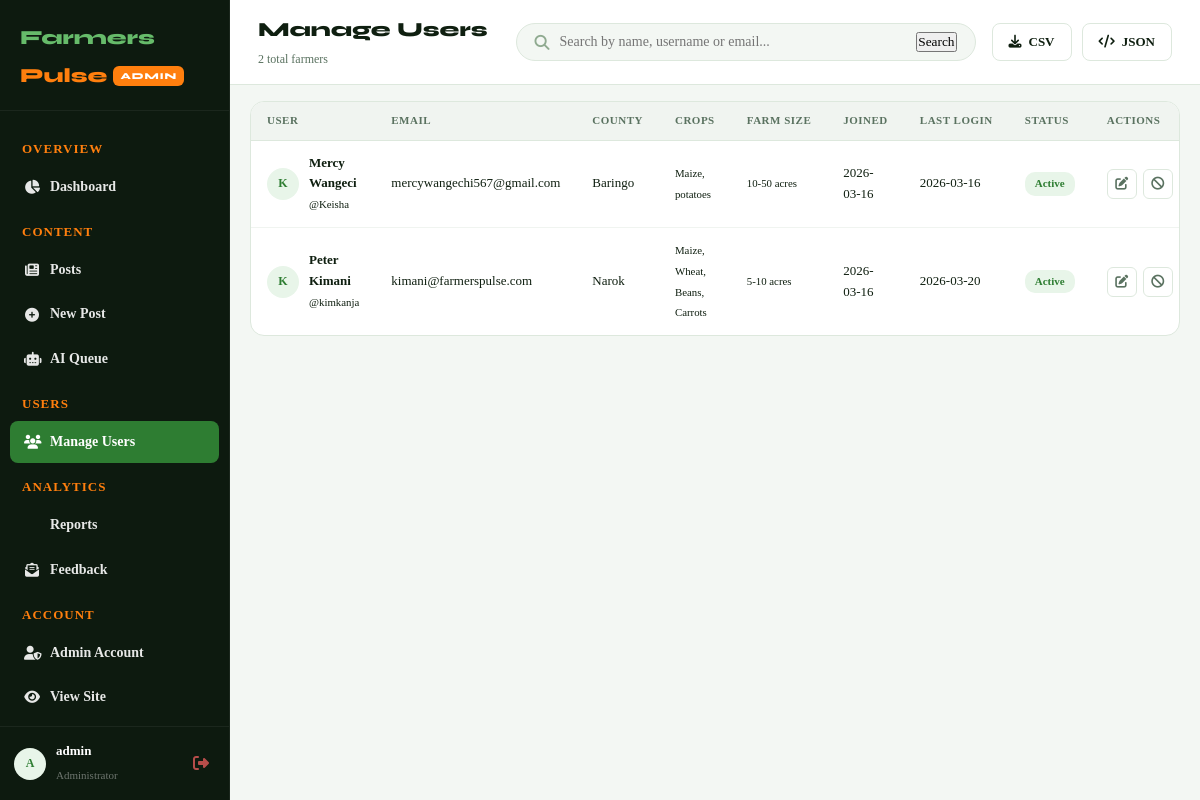
Page /admin/users (signed in) on the committed database.
### tables this page shows
CREATE TABLE users (
        id INTEGER PRIMARY KEY AUTOINCREMENT,
        username TEXT UNIQUE NOT NULL,
        email TEXT UNIQUE NOT NULL,
        password TEXT NOT NULL,
        role TEXT DEFAULT 'farmer',
        full_name TEXT DEFAULT '',
        phone TEXT DEFAULT '',
        county TEXT DEFAULT '',
        crop_types TEXT DEFAULT '',
        farm_size TEXT DEFAULT '',
        bio TEXT DEFAULT '',
        profile_pic TEXT DEFAULT '',
        is_active INTEGER DEFAULT 1,
        is_banned INTEGER DEFAULT 0,
        ban_reason TEXT DEFAULT '',
        created_at TEXT DEFAULT (datetime('now')),
        last_login TEXT
    );

### app.py (the view)
@app.route("/admin/users")
@login_required
@admin_required
def admin_users():
    page=request.args.get("page",1,type=int); search=request.args.get("search",""); per_page=15; offset=(page-1)*per_page
    conn=get_db(); where="role='farmer'"; params=[]
    if search: where+=" AND (username LIKE ? OR email LIKE ? OR full_name LIKE ?)"; params.extend([f"%{search}%"]*3)
    total=conn.execute(f"SELECT COUNT(*) FROM users WHERE {where}",params).fetchone()[0]
    users=conn.execute(f"SELECT * FROM users WHERE {where} ORDER BY created_at DESC LIMIT ? OFFSET ?",params+[per_page,offset]).fetchall()
    conn.close(); total_pages=(total+per_page-1)//per_page
    return render_template("admin_users.html",users=users,search=search,page=page,total_pages=total_pages,total=total)

### app.py (called while the page is built)
def get_db():
    if not os.path.exists("database"):
        os.makedirs("database")
    conn = sqlite3.connect(DATABASE)
    conn.row_factory = sqlite3.Row
    conn.execute("PRAGMA foreign_keys = ON")
    return conn

def login_required(f):
    @wraps(f)
    def dec(*a,**k):
        if "user_id" not in session: return redirect(url_for("login"))
        return f(*a,**k)
    return dec

def admin_required(f):
    @wraps(f)
    def dec(*a,**k):
        if "user_id" not in session or session.get("role")!="admin":
            flash("Admin access required.","error"); return redirect(url_for("dashboard"))
        return f(*a,**k)
    return dec

def current_user():
    if "user_id" not in session: return None
    conn=get_db(); u=conn.execute("SELECT * FROM users WHERE id=?",(session["user_id"],)).fetchone(); conn.close(); return u

@app.context_processor
def inject_globals():
    u=current_user(); unread=0; pending_ai=0; unread_feedback=0
    if u:
        conn=get_db()
        unread=conn.execute("SELECT COUNT(*) FROM notifications WHERE user_id=? AND is_read=0",(u["id"],)).fetchone()[0]
        if u["role"]=="admin":
            pending_ai=conn.execute("SELECT COUNT(*) FROM posts WHERE is_published=0 AND source='ai_model'").fetchone()[0]
            unread_feedback=conn.execute("SELECT COUNT(*) FROM feedback WHERE status='unread'").fetchone()[0]
        conn.close()
    return dict(current_user=u,unread_count=unread,pending_ai_count=pending_ai,unread_feedback=unread_feedback)

### templates/admin_users.html (shortened to what this page needs)
{% extends "base.html" %}
{% block body_class %}admin-body{% endblock %}
{% block extra_css %}
<link rel="stylesheet" href="{{ url_for('static', filename='css/admin.css') }}">{% endblock %}
{% block content %}
<div class="admin-layout">
  {% include '_admin_sidebar.html' %}
  <div class="admin-main">
    <header class="admin-topbar">
      <div class="admin-topbar-title">
        <h1>Manage Users</h1><span>{{ total }} total farmers</span>
      </div>
      <div class="admin-topbar-search">
        <form method="GET" action="{{ url_for('admin_users') }}" class="admin-search-bar">
          <i class="fas fa-search"></i>
          <input type="text" name="search" placeholder="Search by name, username or email..." value="{{ search }}">
          <button type="submit">Search</button>
        </form>
      </div>
      <div class="admin-topbar-right">
        <a href="{{ url_for('export_report', type='users', format='csv') }}" class="btn-admin-outline"><i
            class="fas fa-download"></i> CSV</a>
        <a href="{{ url_for('export_report', type='users', format='json') }}" class="btn-admin-outline"><i
            class="fas fa-code"></i> JSON</a>
      </div>
    </header>
    <div class="admin-content">
      <div class="table-card full-width">
        <div class="table-scroll">
          <table class="admin-table">
            <thead>
              <tr>
                <th>User</th>
                <th>Email</th>
                <th>County</th>
                <th>Crops</th>
                <th>Farm Size</th>
                <th>Joined</th>
                <th>Last Login</th>
                <th>Status</th>
                <th>Actions</th>
              </tr>
            </thead>
            <tbody>
              {% for u in users %}
              <tr id="user-row-{{ u['id'] }}">
                <td>
                  <div class="user-cell">
                    <div class="avatar-sm-tbl">{{ u['username'][0].upper() }}</div>
                    <div><strong>{{ u['full_name'] or u['username'] }}</strong><br><small>@{{ u['username'] }}</small>
                    </div>
                  </div>
                </td>
                <td>{{ u['email'] }}</td>
                <td>{{ u['county'] or '—' }}</td>
                <td><small>{{ u['crop_types'] or '—' }}</small></td>
                <td><small>{{ u['farm_size'] or '—' }}</small></td>
                <td>{{ u['created_at'][:10] }}</td>
                <td>{{ u['last_login'][:10] if u['last_login'] else 'Never' }}</td>
                <td>
                  {% if u['is_banned'] %}
                  <span class="banned-badge">Banned</span>
                  {% else %}
                  <span class="status-badge {% if u['is_active'] %}active{% else %}inactive{% endif %}"
                    id="status-{{ u['id'] }}">{{ 'Active' if u['is_active'] else 'Inactive' }}</span>
                  {% endif %}
                </td>
                <td>
                  <div class="action-btns">
                    <a href="{{ url_for('admin_edit_user', uid=u['id']) }}" class="tbl-btn tbl-edit"
                      title="Edit User"><i class="fas fa-edit"></i></a>
                    <button class="tbl-btn tbl-toggle" onclick="toggleUser({{ u['id'] }})"
                      title="{{ 'Deactivate' if u['is_active'] else 'Activate' }}"><i
                        class="fas fa-{% if u['is_active'] %}ban{% else %}check{% endif %}"></i></button>
                  </div>
                </td>
              </tr>
              {% else %}
              <tr>
                <td colspan="9" class="empty-td">No users found.</td>
              </tr>
              {% endfor %}
            </tbody>
          </table>
        </div>
      </div>
    </div>
  </div>
</div>
{% endblock %}

### templates/_admin_sidebar.html (shortened to what this page needs)
<aside class="admin-sidebar" id="adminSidebar">
  <div class="admin-sidebar-logo">
    <span class="logo-green">Farmers</span><span class="logo-orange">Pulse</span>
    <span class="admin-badge">ADMIN</span>
  </div>
  <nav class="admin-nav">
    <div class="nav-section-label">Overview</div>
    <a href="{{ url_for('admin_dashboard') }}"
      class="admin-nav-item {% if request.endpoint=='admin_dashboard' %}active{% endif %}"><i
        class="fas fa-chart-pie"></i><span>Dashboard</span></a>
    <div class="nav-section-label">Content</div>
    <a href="{{ url_for('admin_posts') }}"
      class="admin-nav-item {% if request.endpoint in ['admin_posts','admin_edit_post','admin_create_post'] %}active{% endif %}"><i
        class="fas fa-newspaper"></i><span>Posts</span></a>
    <a href="{{ url_for('admin_create_post') }}"
      class="admin-nav-item {% if request.endpoint=='admin_create_post' %}active{% endif %}"><i
        class="fas fa-plus-circle"></i><span>New Post</span></a>
    <a href="{{ url_for('admin_pending_posts') }}"
      class="admin-nav-item {% if request.endpoint=='admin_pending_posts' %}active{% endif %}">
      <i class="fas fa-robot"></i><span>AI Queue </span>
    </a>
    <div class="nav-section-label">Users</div>
    <a href="{{ url_for('admin_users') }}"
      class="admin-nav-item {% if request.endpoint in ['admin_users','admin_edit_user'] %}active{% endif %}"><i
        class="fas fa-users"></i><span>Manage Users</span></a>
    <div class="nav-section-label">Analytics</div>
    <a href="{{ url_for('admin_reports') }}"
      class="admin-nav-item {% if request.endpoint=='admin_reports' %}active{% endif %}"><span>Reports</span></a>
    <a href="{{ url_for('admin_feedback') }}"
      class="admin-nav-item {% if request.endpoint=='admin_feedback' %}active{% endif %}">
      <i class="fas fa-envelope-open-text"></i><span>Feedback </span>
    </a>
    <div class="nav-section-label">Account</div>
    <a href="{{ url_for('admin_account') }}"
      class="admin-nav-item {% if request.endpoint=='admin_account' %}active{% endif %}"><i
        class="fas fa-user-shield"></i><span>Admin Account</span></a>
    <a href="{{ url_for('dashboard') }}" class="admin-nav-item"><i class="fas fa-eye"></i><span>View Site</span></a>
  </nav>
  <div class="admin-sidebar-footer">
    <div class="admin-user-chip">
      <div class="avatar-sm-tbl">{{ current_user['username'][0].upper() }}</div>
      <div><strong>{{ current_user['username'] }}</strong><span>Administrator</span></div>
    </div>
    <a href="{{ url_for('logout') }}" class="admin-logout"><i class="fas fa-sign-out-alt"></i></a>
  </div>
</aside>

### static/css/main.css (style rules this page uses)
:root { --green: #2e7d32; --green-light: #43a047; --green-dark: #1b5e20; --green-soft: rgba(46, 125, 50, 0.08); --orange: #ff7f0e; --orange-dark: #e65100; --orange-soft: rgba(255, 127, 14, 0.10); --bg: #f3f7f3; --surface: #ffffff; --surface2: #f0f4f0; --border: #dde8dd; --border-light: #eef4ee; --text: #0f1f10; --text-muted: #5a7260; --text-light: #8faa90; --sidebar-bg: #0d1a0f; --sidebar-text: #c8e0ca; --radius: 12px; --radius-sm: 8px; --radius-lg: 18px; --shadow: 0 2px 12px rgba(0, 0, 0, 0.07); --shadow-md: 0 4px 24px rgba(0, 0, 0, 0.10); --shadow-lg: 0 8px 40px rgba(0, 0, 0, 0.14); --tr: 0.2s ease; --font: 'Times New Roman', Times, serif; --font-display: 'Syne', 'Times New Roman', serif; }
*, *::before, *::after { box-sizing: border-box; margin: 0; padding: 0; }
html { scroll-behavior: smooth; }
body { font-family: var(--font); font-size: 15px; color: var(--text); background: var(--bg); line-height: 1.6; -webkit-font-smoothing: antialiased; }
a { color: inherit; text-decoration: none; }
input, select, textarea, button { font-family: var(--font); }
.logo-green { color: #66bb6a; }
.logo-orange { color: var(--orange); }

### rows in the picture
users: username "A", username "admin"
users: username "K", full_name "Mercy Wangeci", username "Keisha", email "mercywangechi567@gmail.com", county "Baringo", crop_types "Maize, potatoes", farm_size "10-50 acres", created_at "2026-03-16", last_login "2026-03-16", is_active "Active"
users: username "K", full_name "Peter Kimani", username "kimkanja", email "kimani@farmerspulse.com", county "Narok", crop_types "Maize, Wheat, Beans, Carrots", farm_size "5-10 acres", created_at "2026-03-16", last_login "2026-03-20", is_active "Active"

### other values in the picture
{{ total }} "2"
